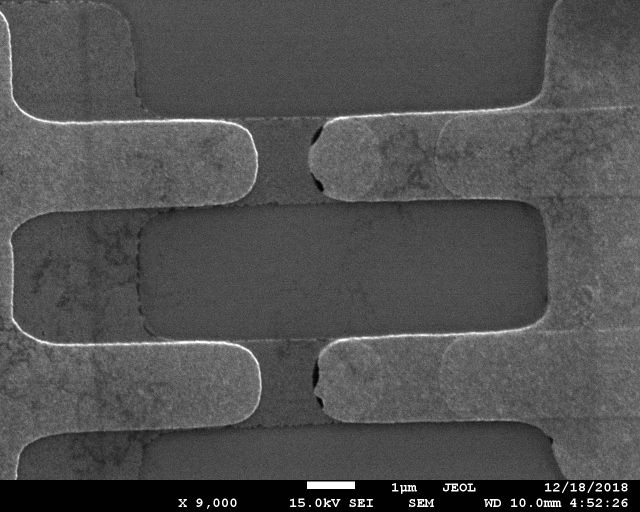
#> input picture data/josephsonJunction_subQ4_C3D2.png, 1280 x 1024 px, found by its file name (shown at 1/2 size)
$ python areaCounter.py
#> lines starting #> are read from the running program, lines starting #| are printed output that depends on the picture
#!/usr/bin/env python3
# -*- coding: utf-8 -*-
"""
Created on Mon Oct  1 17:19:42 2018

@author: jmonroe

This script exists to count area of JJ from SEM images
"""


'''
Open CV's modified watershed algorithm:
        Watershed: given a potential landscape one slowly increases a height threshold.
                As different local minima are surpassed, area on either side is combined.
                Continuing gives a segmentation hierarchy
        CV's modification:
                Do a bit of filtering for "definite signal" and "definite background"
                Enables smoother watershedding (one "flooding event")
'''

#import PIL
import os
import numpy as np
import matplotlib.pyplot as plt
from mpl_toolkits.mplot3d import Axes3D
import kmeans

import cv2 as cv


# string of 4 paramp junctions
#data_dir = "/Users/jmonroe/Projects/machineLearning/areaCounting/data/091718_paramp/"
#data_name = "deviceC_JJ10,12.tif"

# single squid:
data_dir = "/Users/jmonroe/Projects/machineLearning/areaCounting/data/"
data_name = "josephsonJunction_subQ4_C3D2.png"

def my_data(show=False):
    ## load data
#> called with show = False
    raw_image = cv.imread(data_dir+data_name)
#> raw_image is the input picture: shape (1024, 1280, 3); min 0, max 255, mean 80.5

    ## cut off SEM label
    label_width = 64
    image_noLabel= raw_image[:-label_width, :]
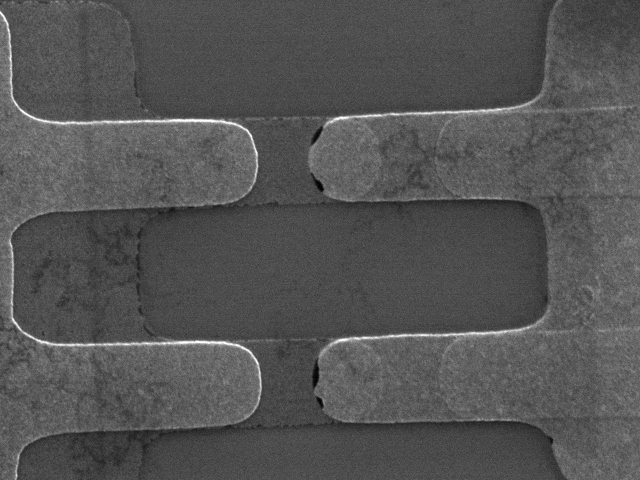
#> image_noLabel: shape (960, 1280, 3) (shown at 1/2 size); min 0, max 255, mean 84.3

    ## extract a single JJ
    left,right = 550, 780
    up, down = 220, 425
    single_JJ = image_noLabel[up:down, left:right]
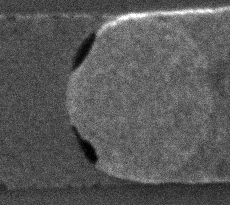
#> single_JJ: shape (205, 230, 3); min 0, max 255, mean 88.8
    single_slice = single_JJ[100, :]
#> single_slice = 230 rows, first 8: [81, 81, 81], [103, 103, 103], [82, 82, 82], [88, 88, 88], [79, 79, 79], [82, 82, 82], [76, 76, 76], [82, 82, 82]

    if show:
        plt.figure()
        plt.title("No label")
        plt.imshow(image_noLabel)
        plt.figure()
        plt.title("Single JJ")
        plt.imshow(single_JJ)
        plt.figure()
        plt.title("Single Slice")
        plt.plot(single_slice)
    #return single_squid
    return image_noLabel
##END my_data


def calc_distance(xy_tuple,centers_list):
    ## make a separate function for extensibility
    dx = abs(centers_list[:, 0] - xy_tuple[0])
    dy = abs(centers_list[:, 1] - xy_tuple[1])
    #return np.sqrt( dx**2 + dy**2 )
    return dx+dy
##END calc_distance


def main():
    ## load datqa
    #img = cv.imread("water_coins.jpg")
    img = my_data(show=False)
    plt.figure()
    plt.title("img")
    plt.imshow(img)

    # let's look at a small part
    test = img[200:400, 600:800, 0]
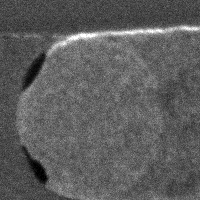
#> test: shape (200, 200); min 0, max 255, mean 93.4
    #test = np.mean(img, axis=2)
    fig = plt.figure()
    ax = fig.add_subplot(111, projection='3d')
    ax.scatter( np.arange(200), np.arange(200), test)
    #plt.imshow( test )
    plt.title("Cut")
    plt.show()
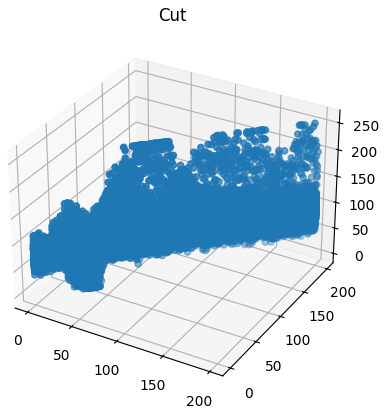
#> figure drawn by matplotlib, 1 panel
    return 0;


    ## try some convolutions
    sig = 1280*0.02
    gauss = cv.GaussianBlur(img, (11,11), sig)
    plt.figure()
    plt.title(f"Gauss sig={np.round(sig)}")
    plt.imshow(gauss)
    plt.show()

    bilateral = cv.bilateralFilter(img, d=5, sigmaColor=1000, sigmaSpace=1000)
    plt.figure()
    plt.title("bilateral: d=5, sig=1000")
    plt.imshow(bilateral)
    plt.show()
    return 0;

    ## some processing
    gray =  cv.cvtColor(img, cv.COLOR_BGR2GRAY)
    plt.figure()
    plt.title("Gray")
    plt.imshow(gray)
    ret, thresh = cv.threshold(gray,0,255,cv.THRESH_BINARY_INV+cv.THRESH_OTSU)
    thresh = gray
    '''
    plt.figure()
    plt.title("thresh")
    plt.imshow(thresh)
    '''

    ## first estimation of noise
    # noise removal
    kernel = np.ones((3,3),np.uint8)
    opening = cv.morphologyEx(thresh,cv.MORPH_OPEN,kernel, iterations = 2)
    plt.figure()
    plt.imshow(opening)
    plt.title("Opening")
    # sure background area
    sure_bg = cv.dilate(opening,kernel,iterations=3)
    plt.figure()
    plt.imshow(sure_bg)
    plt.title("sure_bg")
    # Finding sure foreground area
    dist_transform = cv.distanceTransform(opening,cv.DIST_L2,5)
    ret, sure_fg = cv.threshold(dist_transform,0.7*dist_transform.max(),255,0)
    plt.figure()
    plt.imshow(sure_fg)
    plt.title("sure_fg")
    # Finding unknown region
    sure_fg = np.uint8(sure_fg)
    unknown = cv.subtract(sure_bg,sure_fg)

    # Marker labelling
    ret, markers = cv.connectedComponents(sure_fg)
    # Add one to all labels so that sure background is not 0, but 1
    markers = markers+1
    # Now, mark the region of unknown with zero
    markers[unknown==255] = 0

    markers = cv.watershed(img,markers)
    img[markers == -1] = [255,0,0]

    plt.figure()
    plt.imshow(markers)
    plt.title("Markers")
##

if __name__ == '__main__':
    #my_data(True)
    main()
    plt.show()
